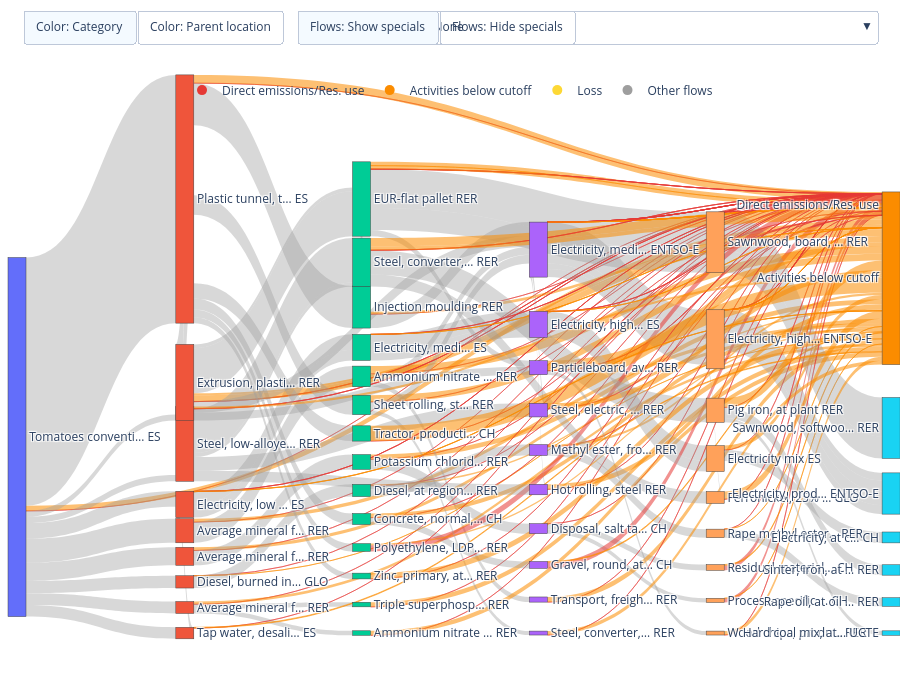

Notebook cell for this chart:
### Code cell
sankey_path = Path.cwd() / "D4-02_ibif_es_tomatoes_sankey.html"

sankey_fig = ibif_supply_chain.plot_sankey(
    sankey_df,
    width_max=1600,
    height_max=700,
    auto_width=True,
)

ibif_supply_chain.save_html(
    sankey_df,
    str(sankey_path),
    width_max=1600,
    height_max=700,
    auto_width=True,
)

print(f"Saved Sankey HTML to: {sankey_path}")
sankey_fig
